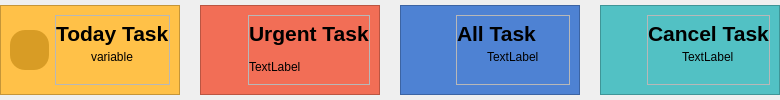
        <widget class="QWidget" name="cardFrame" native="true">
         <layout class="QHBoxLayout" name="horizontalLayout_7">
          <property name="spacing">
           <number>20</number>
          </property>
          <property name="leftMargin">
           <number>0</number>
          </property>
          <property name="topMargin">
           <number>0</number>
          </property>
          <property name="rightMargin">
           <number>0</number>
          </property>
          <property name="bottomMargin">
           <number>0</number>
          </property>
          <item>
           <widget class="QFrame" name="todayCard">
            <property name="minimumSize">
             <size>
              <width>180</width>
              <height>80</height>
             </size>
            </property>
            <property name="maximumSize">
             <size>
              <width>160</width>
              <height>90</height>
             </size>
            </property>
            <property name="styleSheet">
             <string notr="true">#todayCard{
background-color: #ffc148;
}</string>
            </property>
            <property name="frameShape">
             <enum>QFrame::StyledPanel</enum>
            </property>
            <property name="frameShadow">
             <enum>QFrame::Raised</enum>
            </property>
            <layout class="QHBoxLayout" name="horizontalLayout_8">
             <item>
              <widget class="QLabel" name="todayTaskBG">
               <property name="minimumSize">
                <size>
                 <width>0</width>
                 <height>0</height>
                </size>
               </property>
               <property name="maximumSize">
                <size>
                 <width>40</width>
                 <height>40</height>
                </size>
               </property>
               <property name="styleSheet">
                <string notr="true">#todayTaskBG {
background-color: #d89c25;
border-radius:15px;
 
}</string>
               </property>
               <property name="text">
                <string/>
               </property>
               <property name="pixmap">
                <pixmap resource="SEP_Project/resources.qrc">:/icons_v2/refresh-cw.svg</pixmap>
               </property>
               <property name="scaledContents">
                <bool>true</bool>
               </property>
              </widget>
             </item>
             <item alignment="Qt::AlignLeft">
              <widget class="QFrame" name="frame">
               <property name="frameShape">
                <enum>QFrame::StyledPanel</enum>
               </property>
               <property name="frameShadow">
                <enum>QFrame::Raised</enum>
               </property>
               <layout class="QVBoxLayout" name="verticalLayout_2" stretch="0,0">
                <property name="spacing">
                 <number>0</number>
                </property>
                <property name="leftMargin">
                 <number>0</number>
                </property>
                <property name="topMargin">
                 <number>0</number>
                </property>
                <property name="rightMargin">
                 <number>0</number>
                </property>
                <property name="bottomMargin">
                 <number>0</number>
                </property>
                <item alignment="Qt::AlignLeft">
                 <widget class="QLabel" name="todayHeader">
                  <property name="font">
                   <font>
                    <pointsize>16</pointsize>
                    <bold>true</bold>
                   </font>
                  </property>
                  <property name="text">
                   <string>Today Task</string>
                  </property>
                 </widget>
                </item>
                <item alignment="Qt::AlignHCenter|Qt::AlignTop">
                 <widget class="QLabel" name="todayTask">
                  <property name="text">
                   <string>variable</string>
                  </property>
                 </widget>
                </item>
               </layout>
              </widget>
             </item>
            </layout>
           </widget>
          </item>
          <item>
           <widget class="QFrame" name="urgentCard">
            <property name="minimumSize">
             <size>
              <width>180</width>
              <height>80</height>
             </size>
            </property>
            <property name="maximumSize">
             <size>
              <width>160</width>
              <height>90</height>
             </size>
            </property>
            <property name="styleSheet">
             <string notr="true">#urgentCard{
background-color: #f26e56;
}</string>
            </property>
            <property name="frameShape">
             <enum>QFrame::StyledPanel</enum>
            </property>
            <property name="frameShadow">
             <enum>QFrame::Raised</enum>
            </property>
            <layout class="QHBoxLayout" name="horizontalLayout_9">
             <item>
              <widget class="QLabel" name="todayTaskBG_4">
               <property name="minimumSize">
                <size>
                 <width>0</width>
                 <height>0</height>
                </size>
               </property>
               <property name="maximumSize">
                <size>
                 <width>40</width>
                 <height>40</height>
                </size>
               </property>
               <property name="styleSheet">
                <string notr="true">#todayTaskBG {
background-color: #d89c25;
border-radius:15px;
}</string>
               </property>
               <property name="text">
                <string/>
               </property>
               <property name="pixmap">
                <pixmap resource="SEP_Project/resources.qrc">:/icons_v2/refresh-cw.svg</pixmap>
               </property>
               <property name="scaledContents">
                <bool>true</bool>
               </property>
              </widget>
             </item>
             <item alignment="Qt::AlignLeft">
              <widget class="QFrame" name="frame_4">
               <property name="frameShape">
                <enum>QFrame::StyledPanel</enum>
               </property>
               <property name="frameShadow">
                <enum>QFrame::Raised</enum>
               </property>
               <layout class="QVBoxLayout" name="verticalLayout_5">
                <property name="spacing">
                 <number>0</number>
                </property>
                <property name="leftMargin">
                 <number>0</number>
                </property>
                <property name="topMargin">
                 <number>0</number>
                </property>
                <property name="rightMargin">
                 <number>0</number>
                </property>
                <property name="bottomMargin">
                 <number>0</number>
                </property>
                <item>
                 <widget class="QLabel" name="urgentHeader">
                  <property name="font">
                   <font>
                    <pointsize>16</pointsize>
                    <bold>true</bold>
                   </font>
                  </property>
                  <property name="text">
                   <string>Urgent Task</string>
                  </property>
                 </widget>
                </item>
                <item>
                 <widget class="QLabel" name="urgentTask">
                  <property name="text">
                   <string>TextLabel</string>
                  </property>
                 </widget>
                </item>
               </layout>
              </widget>
             </item>
            </layout>
           </widget>
          </item>
          <item>
           <widget class="QFrame" name="allTaskCard">
            <property name="minimumSize">
             <size>
              <width>180</width>
              <height>80</height>
             </size>
            </property>
            <property name="maximumSize">
             <size>
              <width>160</width>
              <height>90</height>
             </size>
            </property>
            <property name="styleSheet">
             <string notr="true">#allTaskCard{
background-color: #4e82d3;
}</string>
            </property>
            <property name="frameShape">
             <enum>QFrame::StyledPanel</enum>
            </property>
            <property name="frameShadow">
             <enum>QFrame::Raised</enum>
            </property>
            <layout class="QHBoxLayout" name="horizontalLayout_10">
             <item>
              <widget class="QLabel" name="todayTaskBG_3">
               <property name="minimumSize">
                <size>
                 <width>0</width>
                 <height>0</height>
                </size>
               </property>
               <property name="maximumSize">
                <size>
                 <width>40</width>
                 <height>40</height>
                </size>
               </property>
               <property name="styleSheet">
                <string notr="true">#todayTaskBG {
background-color: #d89c25;
border-radius:15px;
 
}</string>
               </property>
               <property name="text">
                <string/>
               </property>
               <property name="pixmap">
                <pixmap resource="SEP_Project/resources.qrc">:/icons_v2/refresh-cw.svg</pixmap>
               </property>
               <property name="scaledContents">
                <bool>true</bool>
               </property>
              </widget>
             </item>
             <item>
              <widget class="QFrame" name="frame_3">
               <property name="frameShape">
                <enum>QFrame::StyledPanel</enum>
               </property>
               <property name="frameShadow">
                <enum>QFrame::Raised</enum>
               </property>
               <layout class="QVBoxLayout" name="verticalLayout_4">
                <property name="spacing">
                 <number>0</number>
                </property>
                <property name="leftMargin">
                 <number>0</number>
                </property>
                <property name="topMargin">
                 <number>0</number>
                </property>
                <property name="rightMargin">
                 <number>0</number>
                </property>
                <property name="bottomMargin">
                 <number>0</number>
                </property>
                <item>
                 <widget class="QLabel" name="allTaskHeader">
                  <property name="font">
                   <font>
                    <pointsize>16</pointsize>
                    <bold>true</bold>
                   </font>
                  </property>
                  <property name="text">
                   <string>All Task</string>
                  </property>
                 </widget>
                </item>
                <item alignment="Qt::AlignHCenter|Qt::AlignTop">
                 <widget class="QLabel" name="allTask">
                  <property name="text">
                   <string>TextLabel</string>
                  </property>
                 </widget>
                </item>
               </layout>
              </widget>
             </item>
            </layout>
           </widget>
          </item>
          <item>
           <widget class="QFrame" name="cancleCard">
            <property name="minimumSize">
             <size>
              <width>180</width>
              <height>80</height>
             </size>
            </property>
            <property name="maximumSize">
             <size>
              <width>160</width>
              <height>90</height>
             </size>
            </property>
            <property name="styleSheet">
             <string notr="true">#cancleCard{
background-color: #52c1c4;
}</string>
            </property>
            <property name="frameShape">
             <enum>QFrame::StyledPanel</enum>
            </property>
            <property name="frameShadow">
             <enum>QFrame::Raised</enum>
            </property>
            <layout class="QHBoxLayout" name="horizontalLayout_11">
             <item>
              <widget class="QLabel" name="todayTaskBG_2">
               <property name="minimumSize">
                <size>
                 <width>0</width>
                 <height>0</height>
                </size>
               </property>
               <property name="maximumSize">
                <size>
                 <width>40</width>
                 <height>40</height>
                </size>
               </property>
               <property name="styleSheet">
                <string notr="true">#todayTaskBG {
background-color: #d89c25;
border-radius:15px;
 
}</string>
               </property>
               <property name="text">
                <string/>
               </property>
               <property name="pixmap">
                <pixmap resource="SEP_Project/resources.qrc">:/icons_v2/refresh-cw.svg</pixmap>
               </property>
               <property name="scaledContents">
                <bool>true</bool>
               </property>
              </widget>
             </item>
             <item>
              <widget class="QFrame" name="frame_2">
               <property name="frameShape">
                <enum>QFrame::StyledPanel</enum>
               </property>
               <property name="frameShadow">
                <enum>QFrame::Raised</enum>
               </property>
               <layout class="QVBoxLayout" name="verticalLayout_3">
                <property name="spacing">
                 <number>0</number>
                </property>
                <property name="leftMargin">
                 <number>0</number>
                </property>
                <property name="topMargin">
                 <number>0</number>
                </property>
                <property name="rightMargin">
                 <number>0</number>
                </property>
                <property name="bottomMargin">
                 <number>0</number>
                </property>
                <item>
                 <widget class="QLabel" name="cancleHeader">
                  <property name="font">
                   <font>
                    <pointsize>16</pointsize>
                    <bold>true</bold>
                   </font>
                  </property>
                  <property name="text">
                   <string>Cancel Task</string>
                  </property>
                 </widget>
                </item>
                <item alignment="Qt::AlignHCenter|Qt::AlignTop">
                 <widget class="QLabel" name="cancelTask">
                  <property name="text">
                   <string>TextLabel</string>
                  </property>
                 </widget>
                </item>
               </layout>
              </widget>
             </item>
            </layout>
           </widget>
          </item>
         </layout>
        </widget>
